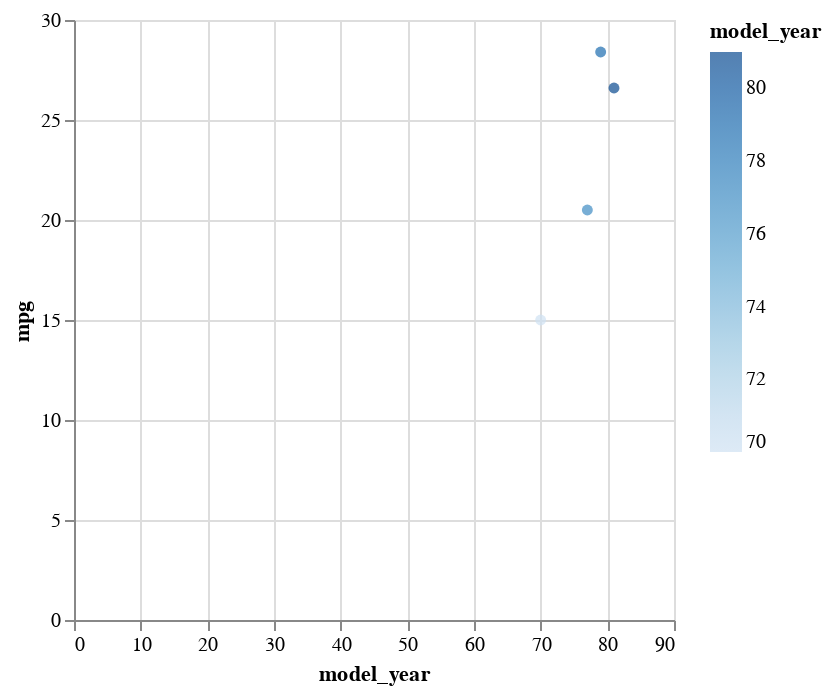

Here is the notebook cell this chart was saved with:
### Markdown cell above
First, I'll make the basic chart. It won't look very nice at first, but we'll fix it after.

### Code cell
alt.Chart(df_sub).mark_circle().encode(
    x="model_year",
    y="mpg",
    color="model_year"
)

### Figure 1 — Vega-Lite specification as saved in the notebook (floating-point values rounded to 4 significant figures)
{"config": {"view": {"continuousWidth": 300, "continuousHeight": 300}}, "data": {"name": "data-7ffbcbecac7f7ca6a3511d1629ed0214"}, "mark": {"type": "circle"}, "encoding": {"color": {"field": "model_year", "type": "quantitative"}, "x": {"field": "model_year", "type": "quantitative"}, "y": {"field": "mpg", "type": "quantitative"}}, "$schema": "https://vega.github.io/schema/vega-lite/v5.6.1.json", "datasets": {"data-7ffbcbecac7f7ca6a3511d1629ed0214": [{"mpg": 15.0, "cylinders": 8, "displacement": 350.0, "horsepower": 165.0, "weight": 3693, "acceleration": 11.5, "model_year": 70, "origin": "usa", "name": "buick skylark 320"}, {"mpg": 20.5, "cylinders": 6, "displacement": 231.0, "horsepower": 105.0, "weight": 3425, "acceleration": 16.9, "model_year": 77, "origin": "usa", "name": "buick skylark"}, {"mpg": 28.4, "cylinders": 4, "displacement": 151.0, "horsepower": 90.0, "weight": 2670, "acceleration": 16.0, "model_year": 79, "origin": "usa", "name": "buick skylark limited"}, {"mpg": 26.6, "cylinders": 4, "displacement": 151.0, "horsepower": 84.0, "weight": 2635, "acceleration": 16.4, "model_year": 81, "origin": "usa", "name": "buick skylark"}]}}
